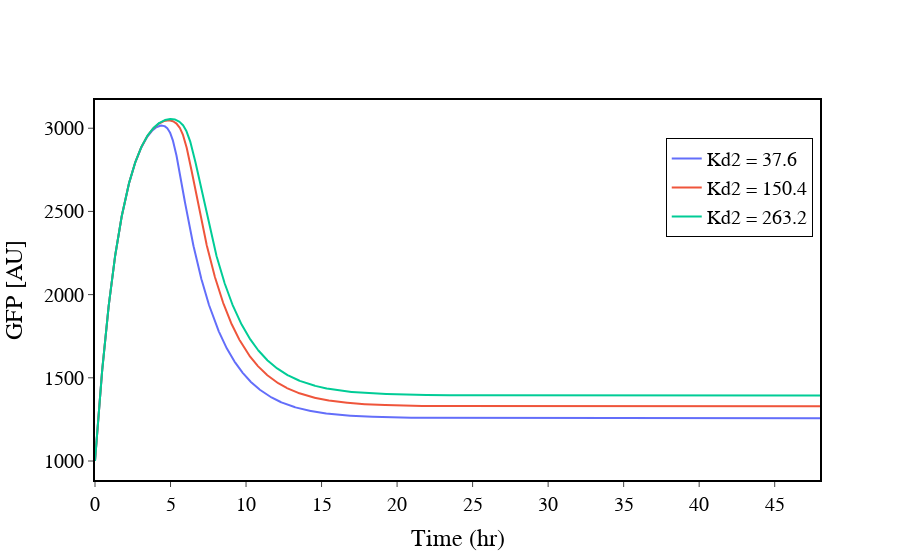

The code cell stored with this chart in its notebook:
### Markdown cell above
### Dynamics of the qcrispri system when Kd2 is varied.

### Code cell
### dynamics of changing dissociation constant for luxR_AHL complex
x = t
fig = go.Figure()

for i in [kd2*0.25, kd2, kd2*1.75]:
    #x = gfp_kd2[gfp_kd2["kd2_bind"] == i].N
    y = gfp_kd2[gfp_kd2["Kd2_value"] == i].GFP
    fig.add_trace(go.Scatter(x = t, y = y, name = 'Kd2 = {}'.format(i)))
fig.update_layout( xaxis_title='Time (hr)', yaxis_title='GFP [AU]')
fig.update_layout(font=dict(size=20))
fig.update_layout(legend=dict(yanchor="top",y=0.90,xanchor="right",x=0.99,bgcolor="rgba(0,0,0,0)", bordercolor="Black",
        borderwidth=1))
fig.update_layout({'paper_bgcolor':'rgba(0,0,0,0)','plot_bgcolor':'rgba(0,0,0,0)'})
fig.update_xaxes(showgrid=False, linewidth=2, linecolor='black', mirror=True)
fig.update_yaxes(showgrid=False, linewidth=2, linecolor='black', mirror=True)
fig.update_layout(font_family="Verdana", font_color="black")
fig.update_xaxes(ticks="outside",tickson="boundaries",ticklen=5)
fig.update_yaxes(ticks="outside",tickson="boundaries",ticklen=5)
fig.show()

### Figure 1 — Plotly figure (JSON) as saved in the notebook; plotly's stock layout.template omitted (floating-point values rounded to 4 significant figures; data arrays with more than 128 entries replaced by an {"elided": "..."} marker saying what was removed)
{"data": [{"name": "Kd2 = 37.6", "type": "scatter", "x": {"elided": "3000 float values"}, "y": {"elided": "3000 float values"}}, {"name": "Kd2 = 150.4", "type": "scatter", "x": {"elided": "3000 float values"}, "y": {"elided": "3000 float values"}}, {"name": "Kd2 = 263.2", "type": "scatter", "x": {"elided": "3000 float values"}, "y": {"elided": "3000 float values"}}], "layout": {"font": {"color": "black", "family": "Verdana", "size": 20}, "legend": {"bgcolor": "rgba(0,0,0,0)", "bordercolor": "Black", "borderwidth": 1, "x": 0.99, "xanchor": "right", "y": 0.9, "yanchor": "top"}, "paper_bgcolor": "rgba(0,0,0,0)", "plot_bgcolor": "rgba(0,0,0,0)", "xaxis": {"linecolor": "black", "linewidth": 2, "mirror": true, "showgrid": false, "ticklen": 5, "ticks": "outside", "tickson": "boundaries", "title": {"text": "Time (hr)"}}, "yaxis": {"linecolor": "black", "linewidth": 2, "mirror": true, "showgrid": false, "ticklen": 5, "ticks": "outside", "tickson": "boundaries", "title": {"text": "GFP [AU]"}}}}
